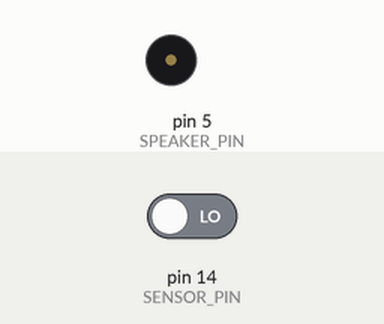
Simulated run of this sketch. Board: Arduino Uno, built with avr-gcc and run on an emulated ATmega328P. On the bench: buzzer (waves = sounding). The inputs (shaded band) are chosen by the test bench; at power-on: pin 14 (SENSOR_PIN) LOW.

Above: at 1.2 s.
1.3 s: pin 14 (SENSOR_PIN) driven HIGH
At 2.1 s:
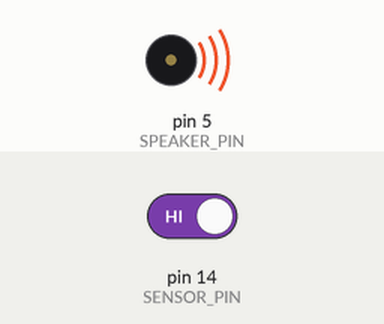
2.8 s: pin 14 (SENSOR_PIN) driven LOW
Timing chart, 0 to 9.1 s (numbered marks = the images above; inputs shaded):
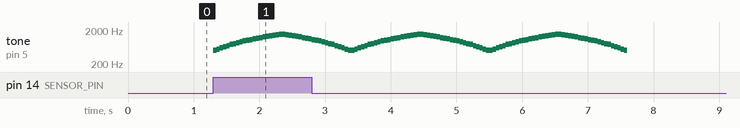

Measured:
- after the input at 1.3 s, tone on pin 5 (SPEAKER_PIN): plays 500 Hz for 0.05 s, 550 Hz for 0.05 s, 600 Hz for 0.05 s, 650 Hz for 0.05 s, 700 Hz for 0.05 s, 750 Hz for 0.05 s … (29 notes in this stretch), starting at once

The sketch:

earthquake_detector.ino
```cpp
#define SENSOR_PIN 14   // SW-420 on D6 (GPIO12)
#define SPEAKER_PIN 5   // Speaker/Buzzer on D5 (GPIO14)

int lastSensorState = LOW;
unsigned long beepStartTime = 0;
bool isBeeping = false;

// Function to force a reset
void(* resetFunc) (void) = 0;

void setup() {


    pinMode(SENSOR_PIN, INPUT);
    pinMode(SPEAKER_PIN, OUTPUT);
    digitalWrite(SPEAKER_PIN, LOW);
}

void loop() {
    int sensorState = digitalRead(SENSOR_PIN);

    if (sensorState != lastSensorState) {
        beepStartTime = millis();
        isBeeping = true;
    }

    if (isBeeping) {
        for (int freq = 500; freq <= 1500; freq += 50) {
            tone(SPEAKER_PIN, freq);
            delay(50);
        }
        for (int freq = 1500; freq >= 500; freq -= 50) {
            tone(SPEAKER_PIN, freq);
            delay(50);
        }
        if (millis() - beepStartTime >= 3000) {
            noTone(SPEAKER_PIN);
            isBeeping = false;
        }
    }

    lastSensorState = sensorState;
}
```
